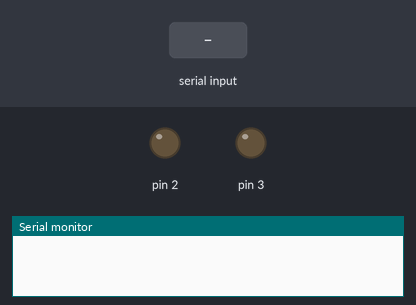
The sketch below on a simulated Arduino Uno, built with avr-gcc and run on an emulated ATmega328P. Shown: output pins drawn as LEDs (lit = HIGH), the last lines printed to the serial monitor. Dashed ring = blinking. Inputs (shaded band) come from the test bench.

Above: at 0.1 s.
At 2.2 s:
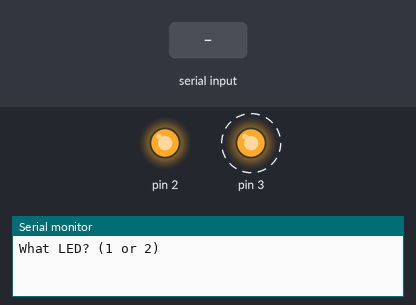
2.3 s: "30,150\n" received over Serial
At 6.4 s:
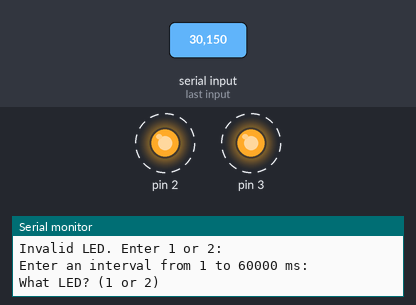
Timing chart, 0 to 11.3 s (numbered marks = the images above; inputs shaded):
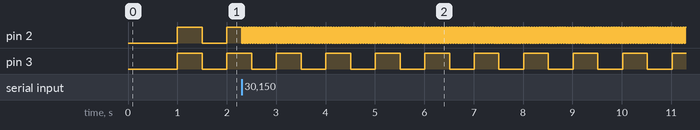

Measured:
- after the input at 2.3 s, pin 2: alternates HIGH for 0.03 s and LOW for 0.03 s, starting at once
- by itself, pin 3: alternates HIGH for 0.50 s and LOW for 0.50 s

The sketch:

Project1.ino
```cpp
#define LED_1_STATE (1 << 0)
#define LED_2_STATE (1 << 1)
#define WAITING_PIN (1 << 2)
#define WAITING_INT (1 << 3)
#define INPUT_PIN (1 << 4)

uint8_t flags = 0;
char inputBuffer;
unsigned long currentTime = 0;

struct LED{
  unsigned long blinkIntervalMS = 0;
  unsigned long blinkStartTime = 0;
};

LED led1;
LED led2;

void setup() {
    Serial.begin(115200);
    delay(1000);
    pinMode(2, OUTPUT);
    pinMode(3, OUTPUT);

    led1.blinkIntervalMS = 1000;
    led2.blinkIntervalMS = 1000;

    digitalWrite(2, HIGH);
    digitalWrite(3, HIGH);

    flags |= LED_1_STATE | LED_2_STATE;

    currentTime = millis();
    led1.blinkStartTime = currentTime;
    led2.blinkStartTime = currentTime;
}

void loop() {
  currentTime = millis();
  if(flags & LED_1_STATE){
    if(currentTime-led1.blinkStartTime > led1.blinkIntervalMS/2){
      digitalWrite(2,LOW);
      flags &= ~LED_1_STATE;
      led1.blinkStartTime = currentTime;
    }
  }
  else{
    if(currentTime-led1.blinkStartTime > led1.blinkIntervalMS/2){
      digitalWrite(2,HIGH);
      flags |= LED_1_STATE;
      led1.blinkStartTime = currentTime;
    }
  }
  if(flags & LED_2_STATE){
    if(currentTime-led2.blinkStartTime > led2.blinkIntervalMS/2){
      digitalWrite(3,LOW);
      flags &= ~LED_2_STATE;
      led2.blinkStartTime = currentTime;
    }
  }
  else{
    if(currentTime-led2.blinkStartTime > led2.blinkIntervalMS/2){
      digitalWrite(3,HIGH);
      flags |= LED_2_STATE;
      led2.blinkStartTime = currentTime;
    }
  }

  //User Input
if (flags & WAITING_PIN) {
  if (Serial.available() > 0) {
    inputBuffer = Serial.read();

    switch (inputBuffer) {
      case '\r':
      case '\n':
        break;

      case '1':
      case '2':
        if (inputBuffer == '2') {
          flags |= INPUT_PIN;
        } else {
          flags &= ~INPUT_PIN;
        }

        flags &= ~WAITING_PIN;
        flags |= WAITING_INT;

        Serial.println("Enter an interval from 1 to 60000 ms:");
        break;

      default:
        if ((unsigned char)inputBuffer >= 32 &&
        (unsigned char)inputBuffer <= 126) {
          Serial.println("Invalid LED. Enter 1 or 2:");
        }
  break;
    }
  }
}

  else if (flags & WAITING_INT) {
    static unsigned long value = 0;
    static bool hasDigits = false;
    static bool invalid = false;

    while (Serial.available() > 0) {
        char c = Serial.read();

        if (c == '\r') continue;

        if (c == '\n') {
            if (!hasDigits && !invalid) continue;

            bool valid = hasDigits && !invalid && value > 0;

            if (valid) {
                if(flags & INPUT_PIN){
                  led2.blinkIntervalMS = value;
                  flags &= ~WAITING_INT;
                }
                else{
                  led1.blinkIntervalMS = value;
                  flags &= ~WAITING_INT;
                }

            } else {
                Serial.println("Enter an interval from 1 to 60000 ms:");
            }

            value = 0;
            hasDigits = false;
            invalid = false;

            if (valid) break;
        }
        else if (c >= '0' && c <= '9') {
            hasDigits = true;

            if (!invalid) {
                value = value * 10 + (c - '0');
                if (value > 60000) invalid = true;
            }
        }
        else {
            invalid = true;
        }
    }
}
  else{
    Serial.println("What LED? (1 or 2)");
    flags |= WAITING_PIN;
  }
}
```

ProjectPart2.c
```cpp
#define LED_1_STATE (1 << 0)
#define LED_2_STATE (1 << 1)
#define WAITING_PIN (1 << 2)
#define WAITING_INT (1 << 3)
#define INPUT_PIN (1 << 4)


uint8_t flags = 0;
char inputBuffer;
unsigned long currentTime = 0;

struct LED {
  uint16_t blinkIntervalMS = 0;
  unsigned long blinkStartTime = 0;
};


LED led1;
LED led2;

void taskLED(LED& led, uint8_t pin, uint8_t stateMask) {
  if (currentTime - led.blinkStartTime >
      led.blinkIntervalMS / 2) {
    flags ^= stateMask;  // Toggle the state bit

    digitalWrite(pin, (flags & stateMask) ? HIGH : LOW);
    led.blinkStartTime = currentTime;
  }
}
void taskSerial(){
  if (flags & WAITING_PIN) {
  if (Serial.available() > 0) {
    inputBuffer = Serial.read();

    switch (inputBuffer) {
      case '\r':
      case '\n':
        break;

      case '1':
      case '2':
        if (inputBuffer == '2') {
          flags |= INPUT_PIN;
        } else {
          flags &= ~INPUT_PIN;
        }

        flags &= ~WAITING_PIN;
        flags |= WAITING_INT;

        Serial.println(F("Enter an interval from 1 to 60000 ms:"));
        break;

      default:
        if ((unsigned char)inputBuffer >= 32 &&
        (unsigned char)inputBuffer <= 126) {
          Serial.println(F("Invalid LED. Enter 1 or 2:"));
        }
  break;
    }
  }
}

  else if (flags & WAITING_INT) {
    static unsigned long value = 0;
    static bool hasDigits = false;
    static bool invalid = false;

    while (Serial.available() > 0) {
        char c = Serial.read();

        if (c == '\r') continue;

        if (c == '\n') {
            if (!hasDigits && !invalid) continue;

            bool valid = hasDigits && !invalid && value > 0;

            if (valid) {
                if(flags & INPUT_PIN){
                  led2.blinkIntervalMS = value;
                  flags &= ~WAITING_INT;
                }
                else{
                  led1.blinkIntervalMS = value;
                  flags &= ~WAITING_INT;
                }

            } else {
                Serial.println(F("Enter an interval from 1 to 60000 ms:"));
            }

            value = 0;
            hasDigits = false;
            invalid = false;

            if (valid) break;
        }
        else if (c >= '0' && c <= '9') {
            hasDigits = true;

            if (!invalid) {
                value = value * 10 + (c - '0');
                if (value > 60000) invalid = true;
            }
        }
        else {
            invalid = true;
        }
    }
}
  else{
    Serial.println(F("What LED? (1 or 2)"));
    flags |= WAITING_PIN;
  }
}
void taskLED1() {
  taskLED(led1, 2, LED_1_STATE);
}

void taskLED2() {
  taskLED(led2, 3, LED_2_STATE);
}
void (*tasks[])() = {
  taskLED1,
  taskLED2,
  taskSerial
};

const size_t taskCount = sizeof(tasks) / sizeof(tasks[0]);

void setup() {
    Serial.begin(115200);
    delay(1000);
    pinMode(2, OUTPUT);
    pinMode(3, OUTPUT);

    led1.blinkIntervalMS = 1000;
    led2.blinkIntervalMS = 1000;

    digitalWrite(2, HIGH);
    digitalWrite(3, HIGH);

    flags |= LED_1_STATE | LED_2_STATE;

    currentTime = millis();
    led1.blinkStartTime = currentTime;
    led2.blinkStartTime = currentTime;
}

void loop() {
  currentTime = millis();
    for (size_t i = 0; i < taskCount; i++) {
    tasks[i]();
  }

  //User Input

}
```
